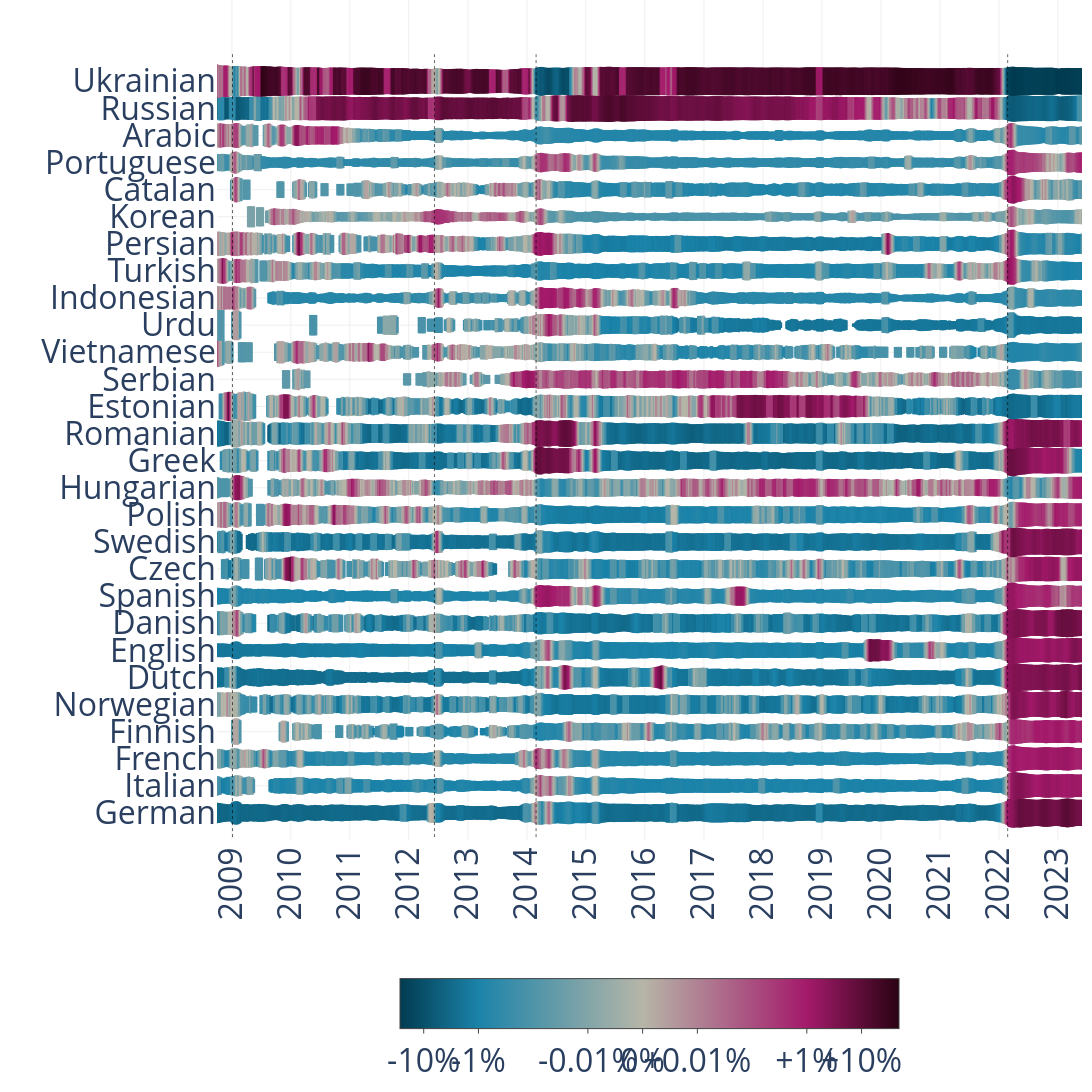

Notebook source saved alongside this figure:
### Markdown cell above
## Heatworm plot

Scatter figure where:
- **x** = week, **y** = language
- **marker height** = log-scaled raw frequency (how many tweets that week)
- **color** = signed-log expression (how far above/below the language's mean)

### Code cell
n_languages = merged_df['language'].nunique()
setheight   = 26 if remove_UA_RU else 28   # y-limit for vertical event lines

# ── Marker height: auto-scale to fill ~52 % of each language row ─────────────
row_height_px    = FIG_HEIGHT / n_languages
computed_sizeref = float(merged_df['FractionLog'].max() / (row_height_px * 0.52))

# ── Bar width: fill each weekly slot exactly ──────────────────────────────────
n_slots           = pd.to_datetime(merged_df['Date']).nunique()
target_line_width = FIG_WIDTH / n_slots

# ── Hover text ────────────────────────────────────────────────────────────────
hovertext = [
    f"Fraction: {fr}<br>ExpressionLog: {el:.2f}"
    for fr, el in zip(merged_df['Expression'], merged_df['ExpressionLog'])
]

# ── Build scatter figure ──────────────────────────────────────────────────────
fig = go.Figure(data=[go.Scatter(
    x=merged_df['Date'],
    y=merged_df['language'],
    mode='markers',
    hovertext=hovertext,
    marker=dict(
        symbol='line-ns',
        sizemode='diameter',
        sizeref=computed_sizeref,
        sizemin=1,
        size=merged_df['FractionLog'],
        color=merged_df['ExpressionLog'],
        opacity=1,
        colorscale=custom_colorscale,
            cmax=4.5,
        line=dict(
            color=merged_df['ExpressionLog'],
            colorscale=custom_colorscale,
            width=target_line_width,
        ),
        colorbar=dict(
            orientation='h', thickness=50, len=0.6,
            x=0.5, xanchor='center', y=-0.3,
            tickvals=[-4, -3, -1, 0, 1, 3, 4],
            ticktext=['-10%', '-1%', '-0.01%', '0%', '+0.01%', '+1%', '+10%'],

            ticks='outside', tickangle=0,
        ),
    ),
)])

# ── Vertical event lines ──────────────────────────────────────────────────────
for date in EVENT_DATES:
    fig.add_shape(
        type='line', x0=date, x1=date, y0=-2, y1=setheight,
        line=dict(color='black', width=0.6, dash='dot'),
    )

# ── Axes and layout ───────────────────────────────────────────────────────────
yearly_ticks = pd.date_range(start='2008-01-01', end='2023-12-31', freq='YS')
tick_text    = [str(d.year) if d.year >= 2009 else '' for d in yearly_ticks]

fig.update_layout(
    width=FIG_WIDTH, height=FIG_HEIGHT,
    margin=dict(l=0, r=10, t=0, b=0),
    font=dict(size=32),
    xaxis=dict(
        tickmode='array',
        tickvals=yearly_ticks.strftime('%Y-%m-%d').tolist(),
        ticktext=tick_text,
        tickangle=270,
        range=['2008-10-01', '2023-05-30'],
        showgrid=True, gridcolor='rgba(175,175,175,0.2)',
    ),
    yaxis=dict(
        tickmode='linear', dtick=1,
        range=[-1, 30],
        showgrid=True, gridcolor='rgba(175,175,175,0.2)',
    ),
    xaxis_title='', yaxis_title='',
)

fig.show()

### Figure 1 — Plotly figure (JSON) as saved in the notebook; plotly's stock layout.template omitted (floating-point values rounded to 4 significant figures; data arrays with more than 128 entries replaced by an {"elided": "..."} marker saying what was removed)
{"data": [{"hovertext": {"elided": "21532 str values"}, "marker": {"cmax": 4.5, "color": {"elided": "21532 float values"}, "colorbar": {"len": 0.6, "orientation": "h", "thickness": 50, "tickangle": 0, "ticks": "outside", "ticktext": ["-10%", "-1%", "-0.01%", "0%", "+0.01%", "+1%", "+10%"], "tickvals": [-4, -3, -1, 0, 1, 3, 4], "x": 0.5, "xanchor": "center", "y": -0.3}, "colorscale": [[0, "#013b50"], [0.1572, "#1b83a9"], [0.4862, "#B6B6A8"], [0.8153, "#a41a6b"], [1, "#2a0313"]], "line": {"color": {"elided": "21532 float values"}, "colorscale": [[0, "#013b50"], [0.1572, "#1b83a9"], [0.4862, "#B6B6A8"], [0.8153, "#a41a6b"], [1, "#2a0313"]], "width": 2.601}, "opacity": 1, "size": {"elided": "21532 float values"}, "sizemin": 1, "sizemode": "diameter", "sizeref": 0.2079, "symbol": "line-ns"}, "mode": "markers", "type": "scatter", "x": {"elided": "21532 str values"}, "y": {"elided": "21532 str values"}}], "layout": {"font": {"size": 32}, "height": 1350, "margin": {"b": 0, "l": 0, "r": 10, "t": 0}, "shapes": [{"line": {"color": "black", "dash": "dot", "width": 0.6}, "type": "line", "x0": "2009-01-05", "x1": "2009-01-05", "y0": -2, "y1": 28}, {"line": {"color": "black", "dash": "dot", "width": 0.6}, "type": "line", "x0": "2012-06-08", "x1": "2012-06-08", "y0": -2, "y1": 28}, {"line": {"color": "black", "dash": "dot", "width": 0.6}, "type": "line", "x0": "2014-02-27", "x1": "2014-02-27", "y0": -2, "y1": 28}, {"line": {"color": "black", "dash": "dot", "width": 0.6}, "type": "line", "x0": "2022-02-24", "x1": "2022-02-24", "y0": -2, "y1": 28}], "width": 2000, "xaxis": {"gridcolor": "rgba(175,175,175,0.2)", "range": ["2008-10-01", "2023-05-30"], "showgrid": true, "tickangle": -90, "tickmode": "array", "ticktext": ["", "2009", "2010", "2011", "2012", "2013", "2014", "2015", "2016", "2017", "2018", "2019", "2020", "2021", "2022", "2023"], "tickvals": ["2008-01-01", "2009-01-01", "2010-01-01", "2011-01-01", "2012-01-01", "2013-01-01", "2014-01-01", "2015-01-01", "2016-01-01", "2017-01-01", "2018-01-01", "2019-01-01", "2020-01-01", "2021-01-01", "2022-01-01", "2023-01-01"], "title": {"text": ""}}, "yaxis": {"dtick": 1, "gridcolor": "rgba(175,175,175,0.2)", "range": [-1, 30], "showgrid": true, "tickmode": "linear", "title": {"text": ""}}}}
